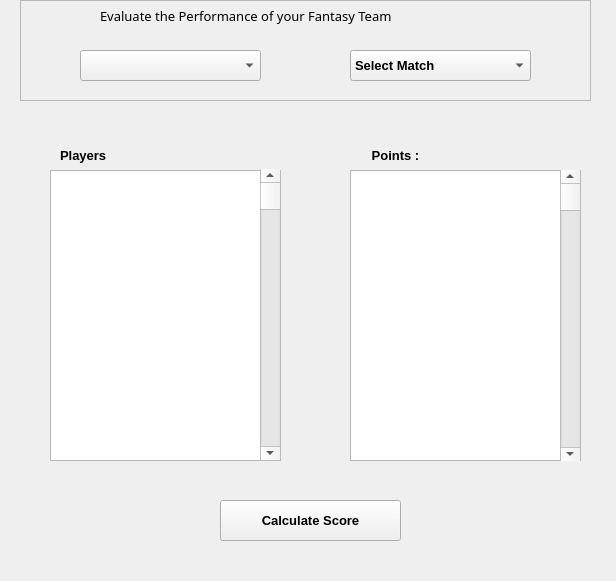
<?xml version="1.0" encoding="UTF-8"?>
<ui version="4.0">
 <class>FormE</class>
 <widget class="QWidget" name="FormE">
  <property name="geometry">
   <rect>
    <x>0</x>
    <y>0</y>
    <width>616</width>
    <height>581</height>
   </rect>
  </property>
  <property name="windowTitle">
   <string>Fantasy Cricket</string>
  </property>
  <property name="windowIcon">
   <iconset>
    <normaloff>../Image/cricket.png</normaloff>../Image/cricket.png</iconset>
  </property>
  <widget class="QFrame" name="frame">
   <property name="geometry">
    <rect>
     <x>20</x>
     <y>0</y>
     <width>571</width>
     <height>101</height>
    </rect>
   </property>
   <property name="frameShape">
    <enum>QFrame::StyledPanel</enum>
   </property>
   <property name="frameShadow">
    <enum>QFrame::Raised</enum>
   </property>
   <widget class="QLabel" name="label">
    <property name="geometry">
     <rect>
      <x>80</x>
      <y>0</y>
      <width>401</width>
      <height>31</height>
     </rect>
    </property>
    <property name="font">
     <font>
      <family>MV Boli</family>
      <pointsize>10</pointsize>
      <weight>50</weight>
      <bold>false</bold>
     </font>
    </property>
    <property name="text">
     <string>Evaluate the Performance of your Fantasy Team</string>
    </property>
   </widget>
   <widget class="QComboBox" name="comboBox">
    <property name="geometry">
     <rect>
      <x>60</x>
      <y>50</y>
      <width>181</width>
      <height>31</height>
     </rect>
    </property>
    <property name="font">
     <font>
      <pointsize>10</pointsize>
      <weight>75</weight>
      <bold>true</bold>
     </font>
    </property>
   </widget>
   <widget class="QComboBox" name="comboBox_2">
    <property name="geometry">
     <rect>
      <x>330</x>
      <y>50</y>
      <width>181</width>
      <height>31</height>
     </rect>
    </property>
    <property name="font">
     <font>
      <pointsize>10</pointsize>
      <weight>75</weight>
      <bold>true</bold>
     </font>
    </property>
    <item>
     <property name="text">
      <string>Select Match</string>
     </property>
    </item>
    <item>
     <property name="text">
      <string>Match 1</string>
     </property>
    </item>
   </widget>
  </widget>
  <widget class="QListWidget" name="listWidget">
   <property name="geometry">
    <rect>
     <x>50</x>
     <y>170</y>
     <width>231</width>
     <height>291</height>
    </rect>
   </property>
   <property name="font">
    <font>
     <weight>75</weight>
     <bold>true</bold>
    </font>
   </property>
  </widget>
  <widget class="QScrollBar" name="verticalScrollBar">
   <property name="geometry">
    <rect>
     <x>260</x>
     <y>169</y>
     <width>20</width>
     <height>291</height>
    </rect>
   </property>
   <property name="orientation">
    <enum>Qt::Vertical</enum>
   </property>
  </widget>
  <widget class="QListWidget" name="listWidget_2">
   <property name="geometry">
    <rect>
     <x>350</x>
     <y>170</y>
     <width>231</width>
     <height>291</height>
    </rect>
   </property>
   <property name="font">
    <font>
     <weight>75</weight>
     <bold>true</bold>
    </font>
   </property>
  </widget>
  <widget class="QScrollBar" name="verticalScrollBar_2">
   <property name="geometry">
    <rect>
     <x>560</x>
     <y>170</y>
     <width>20</width>
     <height>291</height>
    </rect>
   </property>
   <property name="orientation">
    <enum>Qt::Vertical</enum>
   </property>
  </widget>
  <widget class="QPushButton" name="pushButton">
   <property name="geometry">
    <rect>
     <x>220</x>
     <y>500</y>
     <width>181</width>
     <height>41</height>
    </rect>
   </property>
   <property name="font">
    <font>
     <pointsize>10</pointsize>
     <weight>75</weight>
     <bold>true</bold>
    </font>
   </property>
   <property name="text">
    <string>Calculate Score</string>
   </property>
  </widget>
  <widget class="QLabel" name="label_2">
   <property name="geometry">
    <rect>
     <x>60</x>
     <y>140</y>
     <width>91</width>
     <height>31</height>
    </rect>
   </property>
   <property name="font">
    <font>
     <pointsize>10</pointsize>
     <weight>75</weight>
     <bold>true</bold>
    </font>
   </property>
   <property name="text">
    <string>Players</string>
   </property>
  </widget>
  <widget class="QLabel" name="label_3">
   <property name="geometry">
    <rect>
     <x>350</x>
     <y>140</y>
     <width>91</width>
     <height>31</height>
    </rect>
   </property>
   <property name="font">
    <font>
     <pointsize>10</pointsize>
     <weight>75</weight>
     <bold>true</bold>
    </font>
   </property>
   <property name="text">
    <string>Points :</string>
   </property>
   <property name="alignment">
    <set>Qt::AlignCenter</set>
   </property>
  </widget>
  <widget class="QLabel" name="label_4">
   <property name="geometry">
    <rect>
     <x>430</x>
     <y>140</y>
     <width>131</width>
     <height>31</height>
    </rect>
   </property>
   <property name="font">
    <font>
     <pointsize>10</pointsize>
     <weight>75</weight>
     <bold>true</bold>
    </font>
   </property>
   <property name="text">
    <string/>
   </property>
   <property name="alignment">
    <set>Qt::AlignCenter</set>
   </property>
  </widget>
 </widget>
 <resources/>
 <connections/>
</ui>
